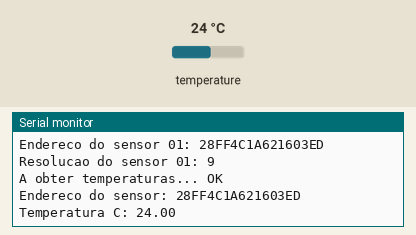
Recording of a sketch running on a simulated Arduino Uno, built with avr-gcc and run on an emulated ATmega328P. Shown: the last lines printed to the serial monitor. Inputs (shaded band) come from the test bench; at power-on: temperature 24 °C.

Above: at 1.3 s.
1.4 s: temperature set to 12 °C
At 3.7 s:
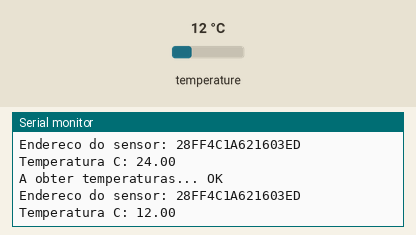
4.2 s: temperature set to 19 °C
At 5.6 s:
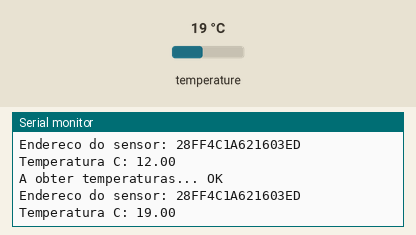
Timing chart, 0 to 7.2 s (numbered marks = the images above; inputs shaded):
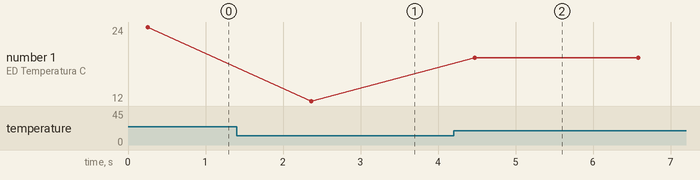

The sketch:

Temperatura.ino
```cpp
#include <OneWire.h>
#include <DallasTemperature.h>

// Pino de dados: 2
#define PINO_BARRAMENTO 2
#define RESOLUCAO_TEMPERATURA 9

// Instanciar um objeto oneWire para comunicação com dispositivos one wire genéricos
OneWire oneWire(PINO_BARRAMENTO);

// Passar o objeto oneWire para a biblioteca Dallas Temperature.
DallasTemperature sensors(&oneWire);

// Endereços dos sensores (arrays)
DeviceAddress termometro01, termometro02;

void setup(void)
{
  // Abrir a porta de comunicação série
  Serial.begin(9600);
  Serial.println("Testes do sensor Dallas 18B20");

  // Iniciar a biblioteca DallasTemperature
  sensors.begin();

  // Procurar dispositivos no barramento one wire
  Serial.print("A procurar sensores... ");
  Serial.print(sensors.getDeviceCount(), DEC);
  Serial.println(" sensores encontrados");

  // Informar o mode de alimentação (passivo ou ativo)
  Serial.print("Modo de alimentacao 'parasita' - ");
  if (sensors.isParasitePowerMode()) Serial.println("ligado");
  else Serial.println("desligado");

  /*  Método 1 de obtenção dos endereços dos sensores

        Os endereços no barramento podem ser obtidos tanto com o método oneWire.search(enderecoDoSensor)
        ou com sensors.getAddress(enderecoDoSensor, indice[0, 1, ...])

  */

  if (!sensors.getAddress(termometro01, 0)) Serial.println("Endereco do sensor 01 nao detectado!");
  // if (!sensors.getAddress(termometro02, 1)) Serial.println("Endereco do sensor 02 nao detectado!");

  /*  Método 2 de obtenção dos endereços dos sensores

        O método search() procura o dispositivo seguinte no barramento
        Devolve 1 se for encontrado um novo endereço
        Devolve 0 se o barramento está curto-circuitado, não há sensores ou já foram detetados todos
        É recomendado verificar o CRC para garantir que não se lê lixo (ainda não sei como fazer isso)

        Este método:   oneWire.reset_search();   deve ser chamado antes do search() para remomeçar a
        pesquisa de sensores

        Exemplo:

        // Reinicializar a pesquisa de sensores
        oneWire.reset_search();
        // Guarda o endereço do primeiro sensor detectado
        if (!oneWire.search(insideThermometer)) Serial.println("Unable to find address for insideThermometer");
        // Guarda o endereço do segundo sensor detectado
        if (!oneWire.search(outsideThermometer)) Serial.println("Unable to find address for outsideThermometer");
  */

  // Mostrar endereços dos dispositivos no barramento
  Serial.print("Endereco do sensor 01: ");
  mostraEndereco(termometro01);

  // Serial.print("\nEndereco do sensor 02: ");
  // mostraEndereco(termometro02);

  // Definir a resolução dos sensores
  sensors.setResolution(termometro01, RESOLUCAO_TEMPERATURA);
  // sensors.setResolution(termometro02, RESOLUCAO_TEMPERATURA);

  Serial.print("\nResolucao do sensor 01: ");
  Serial.print(sensors.getResolution(termometro01), DEC);

  // Serial.print("\nResolucao do sensor 02: ");
  // Serial.print(sensors.getResolution(termometro02), DEC);
  Serial.println();
}

// Mostra o endereço de um dispositivo
void mostraEndereco(DeviceAddress deviceAddress)
{
  for (uint8_t i = 0; i < 8; i++)
  {
    // Preencher com zeros se necessário
    if (deviceAddress[i] < 16) Serial.print("0");
    Serial.print(deviceAddress[i], HEX);
  }
}

// Mostra a temperatura de um dispositivo
void mostraTemperatura(DeviceAddress deviceAddress)
{
  float tempC = sensors.getTempC(deviceAddress);
  Serial.print("Temperatura C: ");
  Serial.print(tempC);

  /*
  // Alerta sonoro
  if (tempC > 31) {
    tone(9, 900);
  } else {
    noTone(9);
  }
  */

  // Testes: output sonoro conforme a temperatura
  // tone(9, map(tempC, 25, 38, 100, 900));
  // Serial.print("Temperatura F: ");
  // Serial.print(DallasTemperature::toFahrenheit(tempC));
}

// Mostra a resloução de um sensor
void printResolution(DeviceAddress deviceAddress)
{
  Serial.print("Resolucao: ");
  Serial.print(sensors.getResolution(deviceAddress));
  Serial.println();
}

// Mostra informações sobre o sensor
void mostraInfoSensores(DeviceAddress deviceAddress)
{
  Serial.print("Endereco do sensor: ");
  mostraEndereco(deviceAddress);
  Serial.print(" ");
  mostraTemperatura(deviceAddress);
  Serial.println();
}

void loop(void)
{
  // Obter a temperatura de todos os sensores no barramento
  Serial.print("A obter temperaturas... ");
  sensors.requestTemperatures();
  Serial.println("OK");

  // Mostrar informações sobre os sensores
  mostraInfoSensores(termometro01);
  Serial.println();
  // mostraInfoSensores(termometro02);
  delay(2000);
}
```

Measured:
- after the input at 1.4 s, the serial monitor: prints a new line after 0.96 s (image 1)
- after the input at 4.2 s, the serial monitor: prints a new line after 0.27 s (image 2)
- plotted number 1: 24 → 12 after the input at 1.4 s, 12 → 19 after the input at 4.2 s
